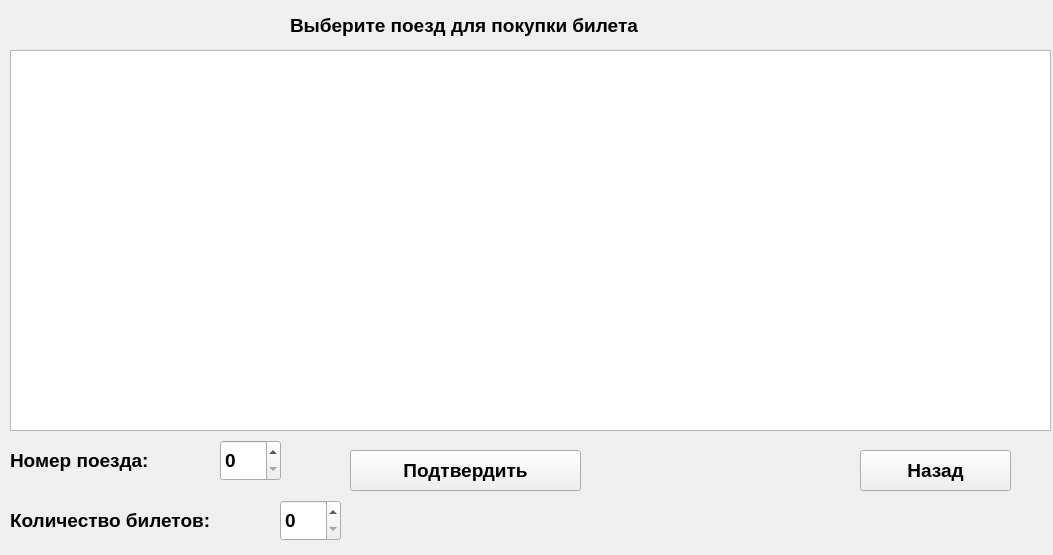
<?xml version="1.0" encoding="UTF-8"?>
<ui version="4.0">
 <class>TakePassengerTicketForm</class>
 <widget class="QWidget" name="TakePassengerTicketForm">
  <property name="geometry">
   <rect>
    <x>0</x>
    <y>0</y>
    <width>1053</width>
    <height>555</height>
   </rect>
  </property>
  <property name="windowTitle">
   <string>Form</string>
  </property>
  <widget class="QLabel" name="label">
   <property name="geometry">
    <rect>
     <x>290</x>
     <y>0</y>
     <width>531</width>
     <height>51</height>
    </rect>
   </property>
   <property name="font">
    <font>
     <pointsize>14</pointsize>
     <weight>75</weight>
     <bold>true</bold>
    </font>
   </property>
   <property name="text">
    <string>Выберите поезд для покупки билета</string>
   </property>
  </widget>
  <widget class="QPushButton" name="back">
   <property name="geometry">
    <rect>
     <x>860</x>
     <y>450</y>
     <width>151</width>
     <height>41</height>
    </rect>
   </property>
   <property name="font">
    <font>
     <pointsize>14</pointsize>
     <weight>75</weight>
     <bold>true</bold>
    </font>
   </property>
   <property name="text">
    <string>Назад</string>
   </property>
  </widget>
  <widget class="QTableWidget" name="tableWidget">
   <property name="geometry">
    <rect>
     <x>10</x>
     <y>50</y>
     <width>1041</width>
     <height>381</height>
    </rect>
   </property>
  </widget>
  <widget class="QPushButton" name="submit">
   <property name="geometry">
    <rect>
     <x>350</x>
     <y>450</y>
     <width>231</width>
     <height>41</height>
    </rect>
   </property>
   <property name="font">
    <font>
     <pointsize>14</pointsize>
     <weight>75</weight>
     <bold>true</bold>
    </font>
   </property>
   <property name="text">
    <string>Подтвердить</string>
   </property>
  </widget>
  <widget class="QSpinBox" name="spinBox">
   <property name="geometry">
    <rect>
     <x>220</x>
     <y>440</y>
     <width>61</width>
     <height>41</height>
    </rect>
   </property>
   <property name="font">
    <font>
     <pointsize>14</pointsize>
     <weight>75</weight>
     <bold>true</bold>
    </font>
   </property>
  </widget>
  <widget class="QLabel" name="label_2">
   <property name="geometry">
    <rect>
     <x>10</x>
     <y>440</y>
     <width>191</width>
     <height>41</height>
    </rect>
   </property>
   <property name="font">
    <font>
     <pointsize>14</pointsize>
     <weight>75</weight>
     <bold>true</bold>
    </font>
   </property>
   <property name="text">
    <string>Номер поезда:</string>
   </property>
  </widget>
  <widget class="QSpinBox" name="number">
   <property name="geometry">
    <rect>
     <x>280</x>
     <y>500</y>
     <width>61</width>
     <height>41</height>
    </rect>
   </property>
   <property name="font">
    <font>
     <pointsize>14</pointsize>
     <weight>75</weight>
     <bold>true</bold>
    </font>
   </property>
  </widget>
  <widget class="QLabel" name="label_3">
   <property name="geometry">
    <rect>
     <x>10</x>
     <y>500</y>
     <width>261</width>
     <height>41</height>
    </rect>
   </property>
   <property name="font">
    <font>
     <pointsize>14</pointsize>
     <weight>75</weight>
     <bold>true</bold>
    </font>
   </property>
   <property name="text">
    <string>Количество билетов:</string>
   </property>
  </widget>
 </widget>
 <resources/>
 <connections/>
</ui>
